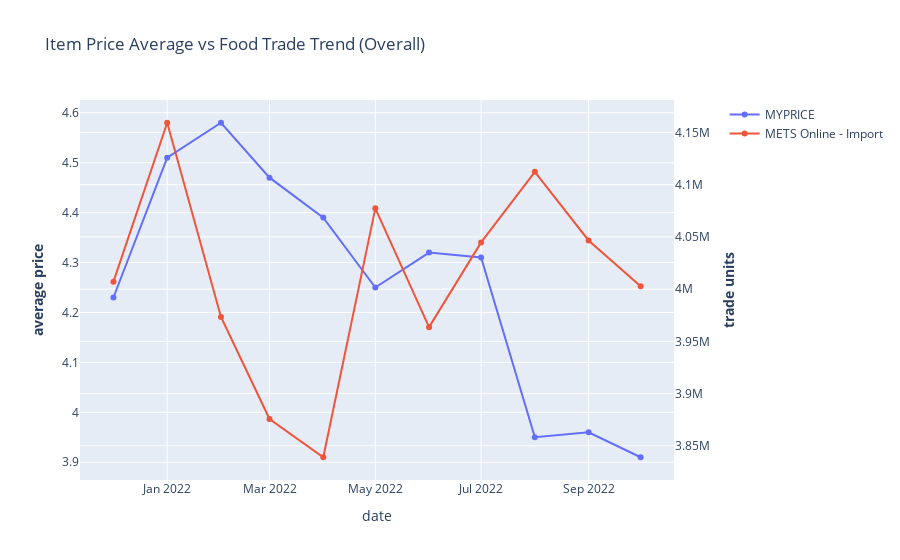

The notebook cell saved with this chart:
### Code cell
import plotly.graph_objects as go
from plotly.subplots import make_subplots

# Create figure with secondary y-axis
fig = make_subplots(specs=[[{"secondary_y": True}]])

# Add traces
fig.add_trace(
    go.Scatter(
        y=meanbt['price'],     
        x=meanbt['monthly'], 
        name="MYPRICE"),
    secondary_y=False,
)

fig.add_trace(
    go.Scatter(
        y=trade3['TRADE VALUE'],
        x=trade3['MONTH'], 
        name="METS Online - Import"),
    secondary_y=True,
)



# Add figure title
fig.update_layout(
    title_text="Item Price Average vs Food Trade Trend (Overall)"
)

# Set x-axis title
fig.update_xaxes(title_text="date")

# Set y-axes titles
fig.update_yaxes(title_text="<b>average price</b> ", secondary_y=False)
fig.update_yaxes(title_text="<b>trade units</b> ", secondary_y=True)

fig.show()

### Figure 1 — Plotly figure (JSON) as saved in the notebook; plotly's stock layout.template omitted (floating-point values rounded to 4 significant figures)
{"data": [{"name": "MYPRICE", "type": "scatter", "x": ["2021-12", "2022-01", "2022-02", "2022-03", "2022-04", "2022-05", "2022-06", "2022-07", "2022-08", "2022-09", "2022-10"], "xaxis": "x", "y": [4.23, 4.51, 4.58, 4.47, 4.39, 4.25, 4.32, 4.31, 3.95, 3.96, 3.91], "yaxis": "y"}, {"name": "METS Online - Import", "type": "scatter", "x": ["2021-12-01T00:00:00", "2022-01-01T00:00:00", "2022-02-01T00:00:00", "2022-03-01T00:00:00", "2022-04-01T00:00:00", "2022-05-01T00:00:00", "2022-06-01T00:00:00", "2022-07-01T00:00:00", "2022-08-01T00:00:00", "2022-09-01T00:00:00", "2022-10-01T00:00:00"], "xaxis": "x", "y": [4007000.0, 4159000.0, 3973000.0, 3876000.0, 3839000.0, 4077000.0, 3964000.0, 4045000.0, 4112000.0, 4047000.0, 4003000.0], "yaxis": "y2"}], "layout": {"title": {"text": "Item Price Average vs Food Trade Trend (Overall)"}, "xaxis": {"anchor": "y", "domain": [0, 0.94], "title": {"text": "date"}}, "yaxis": {"anchor": "x", "domain": [0, 1], "title": {"text": "<b>average price</b> "}}, "yaxis2": {"anchor": "x", "overlaying": "y", "side": "right", "title": {"text": "<b>trade units</b> "}}}}
